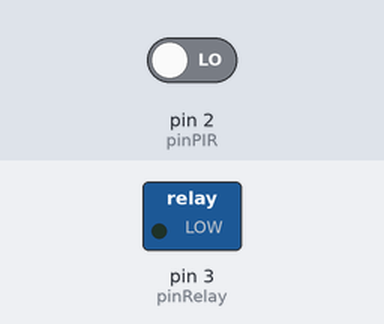
A sketch run on a simulated Arduino Uno, built with avr-gcc and run on an emulated ATmega328P. Parts: switched loads named in the sketch (green lamp = pin HIGH). The test bench sets the inputs (shaded band); at power-on: pin 2 (pinPIR) LOW.

Above: at 1.2 s.
1.3 s: pin 2 (pinPIR) driven HIGH
At 2.0 s:
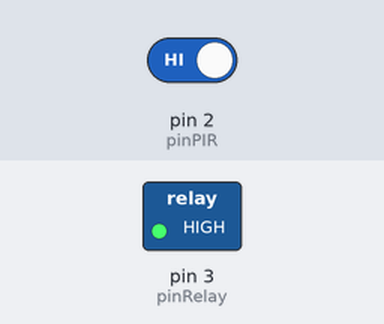
2.8 s: pin 2 (pinPIR) driven LOW
At 3.1 s:
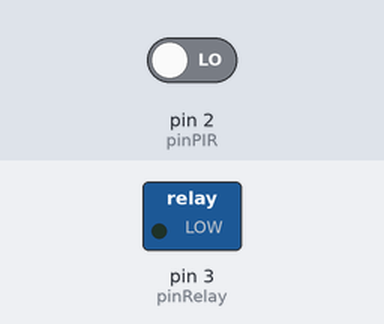
Timing chart, 0 to 5.8 s (numbered marks = the images above; inputs shaded):
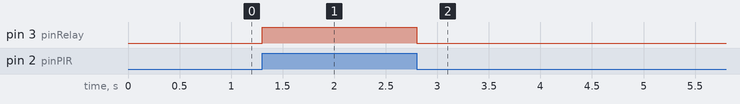

The sketch:

pir_relay_arduino.ino
```cpp
#define pinPIR 2
#define pinRelay 3
void setup() {
  pinMode(pinPIR, INPUT);
  pinMode(pinRelay, OUTPUT);
}

void loop() {
  int nilaiSwitch = digitalRead((pinPIR));
  if(nilaiSwitch == 1){
    digitalWrite(pinRelay, HIGH);
  }
  else{
    digitalWrite(pinRelay, LOW);
  }
}
```

Measured:
- after the input at 1.3 s, pin 3 (pinRelay): LOW → HIGH at once
- after the input at 2.8 s, pin 3 (pinRelay): HIGH → LOW at once
